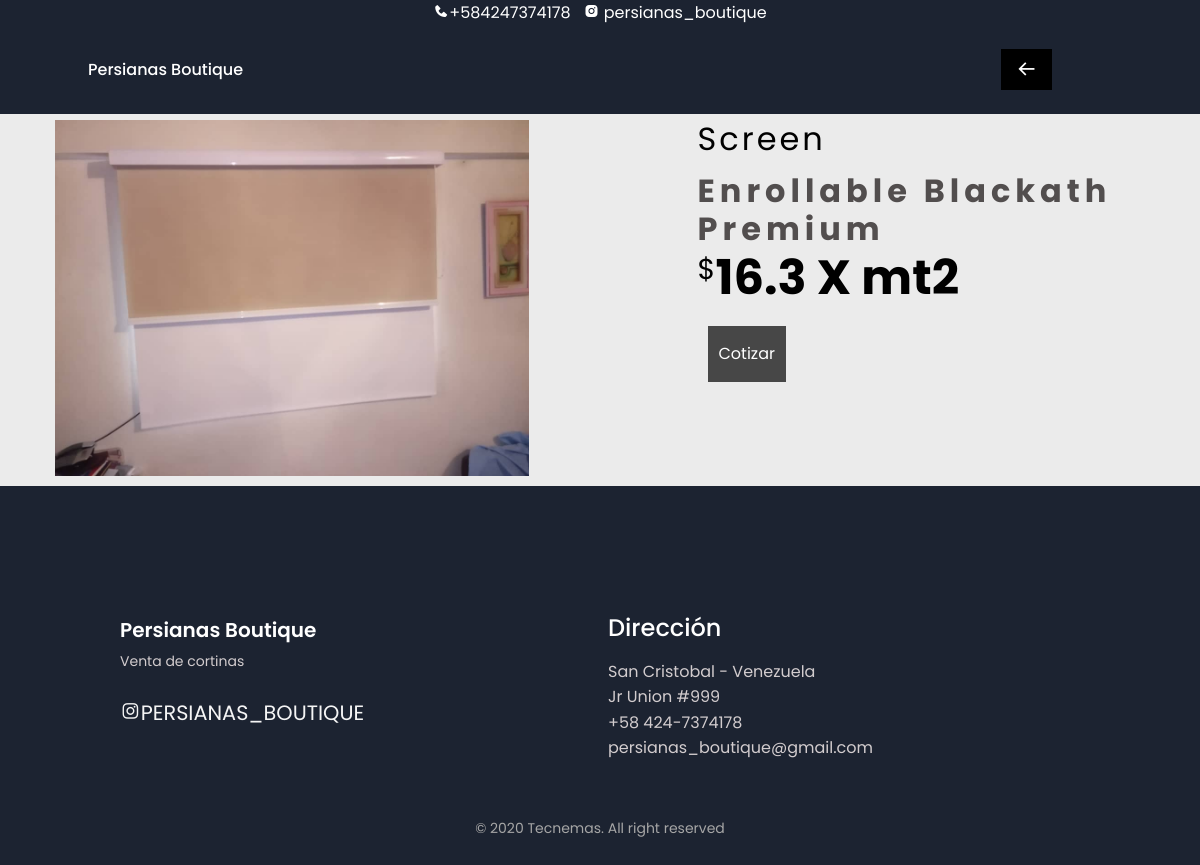
Page /detalle/3 on the committed database.
### cortinas/models.py (models this page shows, shortened)
class Post(models.Model):
    name =  models.CharField(max_length=200, null=True)
    price = models.FloatField(null= True)
    category = models.CharField(max_length=200,null= True)
    description = models.CharField(max_length=200,null= True,blank=True)
    img = models.FileField(blank=True, null=True)

### cortinas/views.py (the view)
# urls.py: path('detalle/<str:pk>', views.product,name='detalle'),
def product(request, pk):
    prod = Post.objects.get(id=pk)
    return render(request, 'detalle.html', {'prod':prod})

### cortinas/templates/detalle.html (shortened to what this page needs)
{% extends 'base.html' %}
{% load static %}
{% block menu %}
<div class="nav__menu" style="margin-right: 60px;" id="nav-menu">
    <ul class="nav__list">
        <li class="nav__item"><a href="{% url 'home' %}" class="nav__link"><i class='bx bx-arrow-back'></i></a></li>
    </ul>
</div>
{% endblock %}
{% block content %}
    <main>
        <div class="container-fluid">
            <div class="row no-gutters">
                <div class="col-xl-7">
                    <div class="content-watch">
                        <div class="row no-gutters" style="margin-left: 50px;">
                            <div class="col-xl-9 preview">
                                <img src="{{prod.img.url}}" alt="" class="img-fluid" id="preview" width="550" alt="">
                            </div>
                        </div>
                    </div>
                </div>
                <div class="col-xl-5">
                    <div class="parameter">
                        <h6>{{prod.category}}</h6> <br>
                        <h1 class="display-2" style="font-size: 2.0rem">{{prod.name}}</h1>
                        <div class="price">
                            <h2><span><sup>$</sup></span>{{prod.price}} X mt2</h2>
                        </div>
                        <div class="cart">
                            <div class="row no-gutters">
                                <button class="btn" onclick="myFunction()" id="myBtn">Cotizar</button>
                            </div>
                        </div>
                    </div>
                </div>
            </div>
        </div>
    </main>
    {% endblock %}

### wilmar_project/static/css/styles.css (style rules this page uses)
:root { --header-height: 4rem; --first-color: #284683; --first-color-alt: #808e89; --title-color: #393939; --text-color: #524e4e; --text-color-light: #A6A6A6; --body-color: #1c2331; --container-color: #1c2331; --body-font: 'Poppins', sans-serif; --biggest-font-size: 2.25rem; --h1-font-size: 1.5rem; --h2-font-size: 1.25rem; --h3-font-size: 1rem; --normal-font-size: .938rem; --small-font-size: .813rem; --smaller-font-size: .75rem; --font-medium: 500; --font-semi-bold: 600; --mb-1: .5rem; --mb-2: 1rem; --mb-3: 1.5rem; --mb-4: 2rem; --mb-5: 2.5rem; --mb-6: 3rem; --z-tooltip: 10; --z-fixed: 100; }
@media screen and (min-width: 768px) { :root { --biggest-font-size: 4rem; --h1-font-size: 2.25rem; --h2-font-size: 1.5rem; --h3-font-size: 1.25rem; --normal-font-size: 1rem; --small-font-size: .875rem; --smaller-font-size: .813rem; } }
*,::before,::after { box-sizing: border-box; }
html { scroll-behavior: smooth; }
body { margin: var(--header-height) 0 0 0; font-family: var(--body-font); font-size: var(--normal-font-size); background-color: var(--body-color); color: var(--text-color); line-height: 1.6; }
h1,h2,h3,p,ul { margin: 0; }
ul { padding: 0; list-style: none; }
a { text-decoration: none; }
img { max-width: 100%; height: 100%; }
.nav__item { margin-bottom: var(--mb-2); }
.nav__link, .nav__logo, .nav__toggle { color: white; font-weight: var(--font-medium); }
.nav__link { transition: .3s; }
@media screen and (min-width: 768px) { body { margin: 0; } }
@media screen and (min-width: 768px) { .nav__list { display: flex; } }
@media screen and (min-width: 768px) { .nav__item { margin-left: var(--mb-5); margin-bottom: 0; } }

### wilmar_project/static/css/detalle.css (style rules this page uses)
nav i { font-size: 1.3rem; background: black; color: white; padding: 10px 15px; }
main { padding-top:50px ; background: #ebebeb; }
.preview img { position:relative; left: -60px; margin-left: 50px; margin-top: 70px; margin-bottom: 10px; }
.parameter { padding-top: 70px; }
.parameter h6 { font-size: 2em; font-weight: 400; letter-spacing: 3px; color: black; }
.parameter h1 { font-weight: 700; letter-spacing: 5px; margin-top: -20px ; }
.parameter h2 { font-weight: 700; font-size: 3em; color: black; }
.parameter h2 span { font-weight: 400; font-size: 0.8em; }
.cart { margin-top: 20px; }
.cart button { padding: 15px 20px; background: #474747; color: white; border-radius: 0; margin-left: 10px; margin-bottom: 20px; }
.cart button:first-of-type { padding: 15px 10px; background: #474747; color: white; border-radius: 0; }

### rows in the picture
Post: img (picture), category "Screen", name "Enrollable Blackath Premium", price "16.3"
